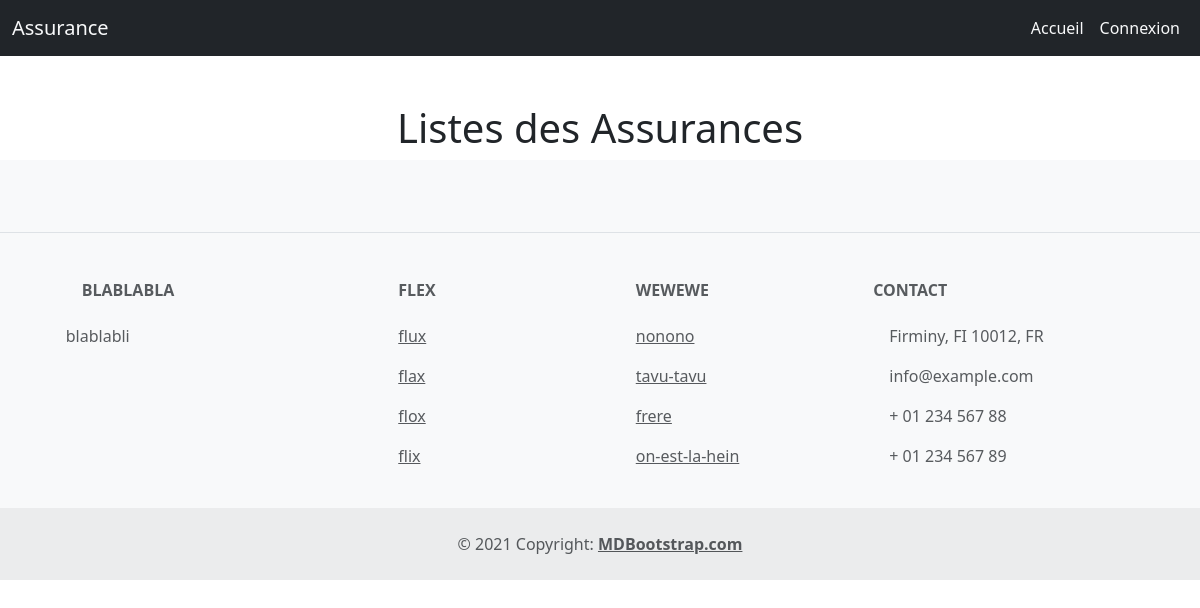
/, run on an earlier commit of the app's database.
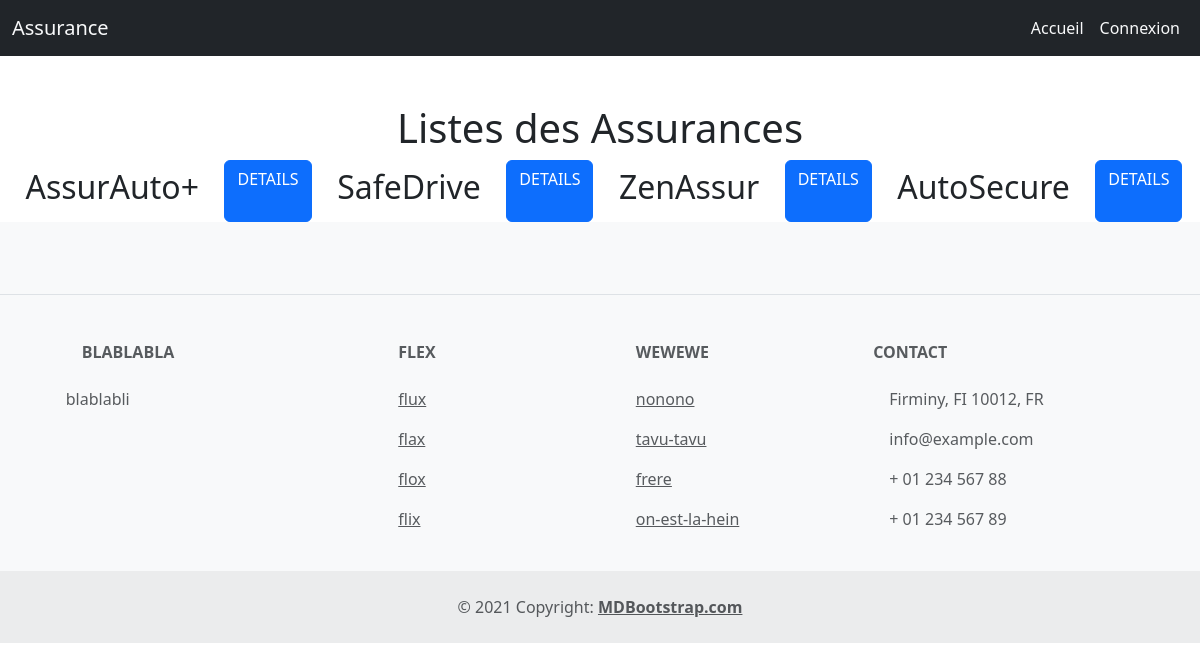
And on a later commit of the database.
### tables this page shows
CREATE TABLE contract (
    id INT AUTO_INCREMENT PRIMARY KEY,
    insurance_id INT,
    name VARCHAR(255) NOT NULL,
    FOREIGN KEY (insurance_id) REFERENCES insurance_(id)
);

CREATE TABLE insurance (
    id INT AUTO_INCREMENT PRIMARY KEY,
    name VARCHAR(255) NOT NULL
);

### src/Controller/HomeController.php (called while the page is built, shortened)
<?php
class HomeController
{
    private InsuranceManager $insuranceManager;
    public function __construct()
    {
        $this->insuranceManager = new InsuranceManager();
    }
    public function homePage(): void
    {
        $insurances = $this->insuranceManager->selectAll();
        require_once("views/home_page.php");
    }
}

### src/Manager/DatabaseManager.php (called while the page is built, shortened)
<?php
class DatabaseManager
{
    private static ?PDO $pdo = null;
    private static function connectDB(): PDO
    {
        $host = 'localhost';
        $dbName = 'insurance';
        $user = 'root';
        $password = '';
        try {
            return new PDO(
                "mysql:host=$host;dbname=$dbName;charset=utf8",
                $user,
                $password,
                [
                    PDO::ATTR_ERRMODE => PDO::ERRMODE_EXCEPTION,
                    PDO::ATTR_DEFAULT_FETCH_MODE => PDO::FETCH_ASSOC
                ]
            );
        } catch (PDOException $e) {
            die("Erreur de connexion à la base de données : " . $e->getMessage());
        }
    }
    protected static function getConnexion(): PDO
    {
        if (self::$pdo === null) {
            self::$pdo = self::connectDB();
        }
        return self::$pdo;
    }
}

### src/Manager/InsuranceManager.php (called while the page is built, shortened)
<?php
class InsuranceManager extends DatabaseManager
{
    public function selectAll(): array
    {
        $requete = self::getConnexion()->prepare(
            "SELECT
                i.id,
                i.name,
                c.id AS contract_id,
                c.name AS contract_name
                    FROM
                    insurance i
                        LEFT JOIN contract c ON i.id = c.insurance_id
                        -- left join contract price and the insurance
                            GROUP BY
                            i.id
                            ORDER BY
                            i.id, c.id
                            ;"
        );
        $requete->execute();
        $arrayInsurances = $requete->fetchAll();
        $insurances = [];
        foreach ($arrayInsurances as $arrayInsurance) {
            $insurances[] = new Insurance($arrayInsurance["id"], $arrayInsurance["name"]);
        }
        return $insurances;
    }
}

### src/Model/Insurance.php (called while the page is built, shortened)
<?php
class Insurance
{
    public function __construct(
        private ?int $id,
        private string $name,
        private array $contracts = [],
    ) {
        $this->id = $id;
        $this->name = $name;
    }
    public function getId():?int
    {
        return $this->id;
    }
    public function getName():string
    {
        return $this->name;
    }
}

### views/home_page.php (the view, shortened to what this page needs)
<?php
require_once("block/header.php");
?>
    <h1 class="text-center">Listes des Assurances</h1>
    <div class="d-flex flex-wrap justify-content-evenly">
        <?php foreach ($insurances as $insurance): ?>
                <div class="p-2">
                    <h2><?= $insurance->getName() ?></h2>
                </div>
    <div class="d-flex justify-content-between">
        <a class="btn btn-primary" href="index.php?action=detail&id=<?= $insurance->getId() ?>">DETAILS</a>
            </div>
        <?php endforeach; ?>
    </div>
<?php
require_once("block/footer.php");

### index.php (shortened to what this page needs)
<?php
$action = $_GET["action"] ?? 'homePage';
$id = intval($_GET['id'] ?? 0);
if ($action == "homePage") {
    $homeController = new HomeController();
    $homeController->homePage();
} elseif ($action == "detail") {
    $homeController = new HomeController();
    $homeController->detailInsurance($id);
}
elseif ($action == "login") {
    $authController = new AuthController();
    $authController->showLoginForm();
} elseif ($action == "login_process") {
    $authController = new AuthController();
    $authController->processLogin();
} elseif ($action == "logout") {
    $authController = new AuthController();
    $authController->logout();
}
elseif ($action == "superadmin") {
    $superAdminController = new SuperAdminController();
    $superAdminController->dashboard();
} elseif ($action == "create_insurance") {
    $superAdminController = new SuperAdminController();
    $superAdminController->createInsuranceForm();
} elseif ($action == "create_insurance_process") {
    $superAdminController = new SuperAdminController();
    $superAdminController->processCreateInsurance();
} elseif ($action == "edit_insurance") {
    $superAdminController = new SuperAdminController();
    $superAdminController->editInsuranceForm($id);
} elseif ($action == "edit_insurance_process") {
    $superAdminController = new SuperAdminController();
    $superAdminController->processEditInsurance($id);
} elseif ($action == "delete_insurance") {
    $superAdminController = new SuperAdminController();
    $superAdminController->deleteInsuranceForm($id);
} elseif ($action == "delete_insurance_process") {
    $superAdminController = new SuperAdminController();
    $superAdminController->processDeleteInsurance($id);
} elseif ($action == "create_user") {
    $superAdminController = new SuperAdminController();
    $superAdminController->createUserForm();
} elseif ($action == "create_user_process") {
    $superAdminController = new SuperAdminController();
    $superAdminController->processCreateUser();
}
elseif ($action == "admin") {
    $adminController = new AdminController();
    $adminController->dashboard();
} elseif ($action == "create_contract") {
    $adminController = new AdminController();
    $adminController->createContractForm();
} elseif ($action == "create_contract_process") {
    $adminController = new AdminController();
    $adminController->processCreateContract();
} elseif ($action == "create_price") {
    $contractId = intval($_GET['contract_id'] ?? 0);
    $adminController = new AdminController();
    $adminController->createPriceForm($contractId);
} elseif ($action == "create_price_process") {
    $contractId = intval($_GET['contract_id'] ?? 0);
    $adminController = new AdminController();
    $adminController->processCreatePrice($contractId);
}
else {
    echo ("Page INCONNUE");
}

### views/block/header.php (shortened to what this page needs)
<!DOCTYPE html>
<html lang="fr">
<head>
    <link href="https://cdn.jsdelivr.net/npm/bootstrap@5.3.0/dist/css/bootstrap.min.css" rel="stylesheet"
>
</head>
<body>
    <nav class="mb-5 navbar navbar-expand-lg navbar-dark bg-dark">
        <div class="container-fluid">
            <a class="navbar-brand text-light" href="index.php">Assurance</a>
            <div class="collapse navbar-collapse justify-content-end" id="navbarNav">
                <ul class="navbar-nav">
                    <li class="nav-item">
                        <a class="nav-link text-light" href="index.php">Accueil</a>
                    </li>
                    <?php
                    if (!isset($_SESSION["username"])) { ?>
                        <li class="nav-item">
                            <a class="nav-link text-light" href="login.php">Connexion</a>
                        </li>
                    <?php } ?>
                </ul>
            </div>
        </div>
    </nav>

### views/block/footer.php (shortened to what this page needs)
<link href="https://cdn.jsdelivr.net/npm/bootstrap@5.3.0/dist/css/bootstrap.min.css" rel="stylesheet"
>
<footer class="text-center text-lg-start bg-body-tertiary text-muted">
    <section class="d-flex justify-content-center justify-content-lg-between p-4 border-bottom">
        <div>
        </div>
    </section>
    <section class="">
        <div class="container text-center text-md-start mt-5">
            <div class="row mt-3">
                <div class="col-md-3 col-lg-4 col-xl-3 mx-auto mb-4">
                    <h6 class="text-uppercase fw-bold mb-4">
                        <i class="fas fa-gem me-3"></i>blablabla
                    </h6>
                    <p>
                        blablabli
                    </p>
                </div>
                <div class="col-md-2 col-lg-2 col-xl-2 mx-auto mb-4">
                    <h6 class="text-uppercase fw-bold mb-4">
                        flex
                    </h6>
                    <p>
                        <a href="#!" class="text-reset">flux</a>
                    </p>
                    <p>
                        <a href="#!" class="text-reset">flax</a>
                    </p>
                    <p>
                        <a href="#!" class="text-reset">flox</a>
                    </p>
                    <p>
                        <a href="#!" class="text-reset">flix</a>
                    </p>
                </div>
                <div class="col-md-3 col-lg-2 col-xl-2 mx-auto mb-4">
                    <h6 class="text-uppercase fw-bold mb-4">
                        wewewe
                    </h6>
                    <p>
                        <a href="#!" class="text-reset">nonono</a>
                    </p>
                    <p>
                        <a href="#!" class="text-reset">tavu-tavu</a>
                    </p>
                    <p>
                        <a href="#!" class="text-reset">frere</a>
                    </p>
                    <p>
                        <a href="#!" class="text-reset">on-est-la-hein</a>
                    </p>
                </div>
                <div class="col-md-4 col-lg-3 col-xl-3 mx-auto mb-md-0 mb-4">
                    <h6 class="text-uppercase fw-bold mb-4">Contact</h6>
                    <p><i class="fas fa-home me-3"></i> Firminy, FI 10012, FR</p>
                    <p>
                        info@example.com
                    </p>
                    <p><i class="fas fa-phone me-3"></i> + 01 234 567 88</p>
                    <p><i class="fas fa-print me-3"></i> + 01 234 567 89</p>
                </div>
            </div>
        </div>
    </section>
    <div class="text-center p-4" style="background-color: rgba(0, 0, 0, 0.05);">
        © 2021 Copyright:
        <a class="text-reset fw-bold" href="https://mdbootstrap.com/">MDBootstrap.com</a>
    </div>
</footer>
</body>
</html>

What changed in the data, as far as the page shows it:
added contract: insurance.name "AssurAuto+"
added contract: insurance.name "SafeDrive"
added contract: insurance.name "ZenAssur"
added contract: insurance.name "AutoSecure"
